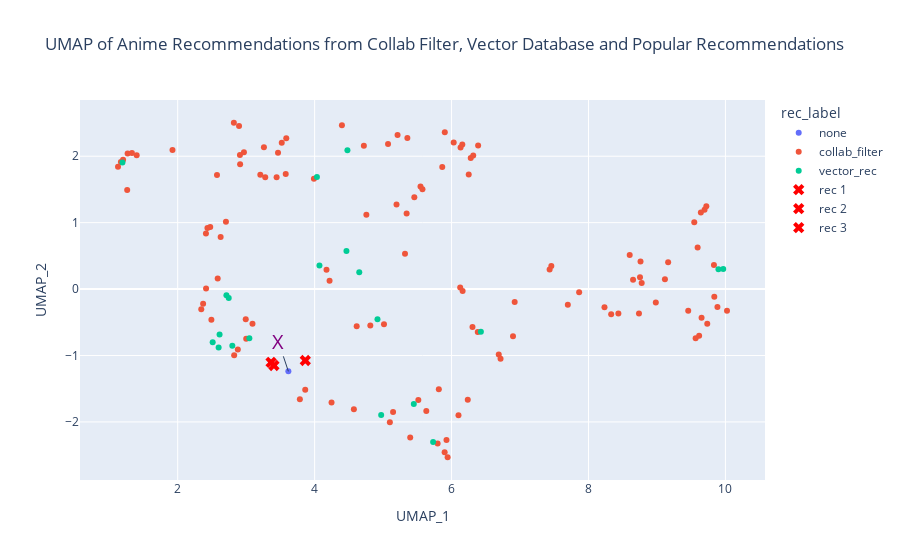

Notebook code cell kept with this figure:
### Code cell
# Load a pre-trained Sentence Transformer model
model = SentenceTransformer('sentence-transformers/all-MiniLM-L6-v2')

# Encode the anime synopsis using the Sentence Transformer model
embeddings = model.encode(recs_umap['anime_Synopsis'].tolist())

# Apply UMAP for dimensionality reduction
umap_model = UMAP(n_components=2, n_neighbors=5, min_dist=0.05)
umap_result = umap_model.fit_transform(embeddings)

# Convert UMAP result to DataFrame
umap_df = pd.DataFrame(umap_result, columns=['UMAP_1', 'UMAP_2'])

# Add 'Studios' and 'Name' columns to the UMAP DataFrame
umap_df['Studios'] = recs_umap['Studios'].tolist()
umap_df['Name'] = recs_umap['Name'].tolist()
umap_df['rec_label'] = recs_umap['rec_label'].tolist()
umap_df['anime_id'] = recs_umap['anime_id'].tolist()

# Plot the UMAP with color by 'rec_label'
fig_umap = px.scatter(umap_df, x='UMAP_1', y='UMAP_2', color='rec_label', 
                      hover_data={'Studios': True, 'Name': True},
                      title='UMAP of Anime Recommendations from Collab Filter, Vector Database and Popular Recommendations')

# Modify the marker symbol for points labeled 'pop_rec' to be a star with yellow color and bigger size
fig_umap.for_each_trace(lambda t: t.update(marker=dict(symbol='star', size=12, color='yellow') if t.name == 'pop_rec' else {}))

# Add annotation for a specific point
x_coord = umap_df.loc[0, 'UMAP_1']
y_coord = umap_df.loc[0, 'UMAP_2']
fig_umap.add_annotation(x=x_coord, y=y_coord, text="X", showarrow=True, font=dict(color="purple", size=20))

# Find the three closest points to the marked point
nn_model = NearestNeighbors(n_neighbors=4, metric='euclidean')
nn_model.fit(umap_result)
distances, indices = nn_model.kneighbors([umap_result[0]])

# Collect anime IDs of the three closest points
closest_anime_ids = umap_df.loc[indices[0][1:], 'Name'].tolist()

# Plot red X symbol on the closest points (excluding the marked point)
for i, idx in enumerate(indices[0][1:], start=1):
    target_x = umap_df.loc[idx, 'UMAP_1']
    target_y = umap_df.loc[idx, 'UMAP_2']
    fig_umap.add_trace(go.Scatter(x=[target_x], y=[target_y], mode='markers', showlegend=True,
                                  marker=dict(symbol='x', size=10, color='red'), name=f'rec {i}'))


# Update hover template to include only 'Name' and 'Studios'
fig_umap.update_traces(customdata=umap_df[['Studios', 'Name']],
                        hovertemplate="<b>%{customdata[1]}</b><br>" +
                                      "Studios: %{customdata[0]}<br>" +
                                      "<extra></extra>")

# Show the plot
fig_umap.show()

### Figure 1 — Plotly figure (JSON) as saved in the notebook; plotly's stock layout.template omitted (floating-point values rounded to 4 significant figures; data arrays with more than 128 entries replaced by an {"elided": "..."} marker saying what was removed)
{"data": [{"customdata": {"elided": "142x2 str values"}, "hovertemplate": "<b>%{customdata[1]}</b><br>Studios: %{customdata[0]}<br><extra></extra>", "legendgroup": "none", "marker": {"color": "#636efa", "symbol": "circle"}, "mode": "markers", "name": "none", "orientation": "v", "showlegend": true, "type": "scatter", "x": [3.616], "xaxis": "x", "y": [-1.239], "yaxis": "y"}, {"customdata": {"elided": "142x2 str values"}, "hovertemplate": "<b>%{customdata[1]}</b><br>Studios: %{customdata[0]}<br><extra></extra>", "legendgroup": "collab_filter", "marker": {"color": "#EF553B", "symbol": "circle"}, "mode": "markers", "name": "collab_filter", "orientation": "v", "showlegend": true, "type": "scatter", "x": [5.547, 5.456, 3.406, 6.157, 6.237, 2.584, 5.575, 1.401, 9.695, 1.202, 1.331, 1.269, 1.17, 4.218, 9.641, 5.355, 6.897, 8.602, 3.092, 6.689, 3.863, 4.174, 5.814, 3.207, 6.28, 3.785, 9.721, 8.331, 6.715, 7.864, 4.247, 8.752, 9.832, 3.864, 7.432, 8.76, 9.652, 8.437, 8.737, 9.163, 9.616, 1.262, 9.594, 7.457, 9.565, 8.234, 7.698, 8.651, 3.578, 9.735, 9.116, 9.457, 8.777, 5.32, 10.02, 8.983, 9.883, 9.545, 9.838, 2.413, 5.631, 6.162, 5.013, 2.896, 5.943, 5.211, 2.705, 6.383, 2.912, 5.344, 4.756, 2.825, 3.001, 2.371, 3.363, 4.719, 3.465, 2.574, 5.796, 3.52, 4.614, 6.132, 5.901, 3.279, 5.926, 5.196, 5.099, 5.515, 2.344, 6.922, 4.399, 2.967, 5.072, 2.475, 2.434, 3.445, 1.924, 5.146, 1.128, 6.031, 6.126, 3.259, 2.909, 5.864, 3.989, 5.899, 6.306, 6.316, 4.814, 2.492, 2.878, 2.414, 2.994, 6.388, 3.586, 4.573, 2.82, 6.251, 2.627, 5.396, 6.101], "xaxis": "x", "y": [1.544, 1.383, -1.15, 2.178, -1.667, 0.1606, 1.504, 2.013, 1.196, 1.947, 2.049, 2.039, 1.913, 0.1237, 1.153, 2.273, -0.7109, 0.5139, -0.5223, -0.9849, -1.517, 0.2922, -1.507, 1.72, 1.975, -1.658, 1.246, -0.378, -1.048, -0.04968, -1.709, 0.179, 0.3606, -1.076, 0.2963, 0.4168, -0.4329, -0.3661, -0.3669, 0.4031, -0.703, 1.491, 0.6244, 0.3455, -0.74, -0.2734, -0.2364, 0.1413, 1.733, -0.5234, 0.1491, -0.3283, 0.08985, 0.5311, -0.3256, -0.2031, -0.2711, 1.007, -0.1148, 0.8382, -1.836, -0.02943, -0.5303, 2.457, -2.532, 2.321, 1.013, -0.6474, 1.881, 1.137, 1.118, -0.9981, -0.7489, -0.2214, -1.105, 2.157, 2.052, 1.719, -2.325, 2.201, -0.5585, 2.133, 2.361, 1.682, -2.274, 1.274, -2.006, -1.669, -0.3042, -0.1961, 2.466, 2.061, 2.184, 0.9333, 0.9199, 1.683, 2.093, -1.851, 1.84, 2.207, 0.02329, 2.136, 2.018, 1.837, 1.662, -2.458, -0.5712, 2.01, -0.5492, -0.4635, -0.9112, 0.007363, -0.4557, 2.162, 2.272, -1.81, 2.504, 1.727, 0.785, -2.236, -1.901], "yaxis": "y"}, {"customdata": {"elided": "142x2 str values"}, "hovertemplate": "<b>%{customdata[1]}</b><br>Studios: %{customdata[0]}<br><extra></extra>", "legendgroup": "vector_rec", "marker": {"color": "#00cc96", "symbol": "circle"}, "mode": "markers", "name": "vector_rec", "orientation": "v", "showlegend": true, "type": "scatter", "x": [1.193, 4.071, 3.047, 9.898, 4.465, 2.598, 2.798, 5.731, 4.479, 4.034, 4.918, 9.968, 2.745, 2.712, 2.612, 2.511, 6.428, 4.972, 4.652, 5.448], "xaxis": "x", "y": [1.906, 0.3547, -0.7402, 0.2988, 0.5718, -0.8807, -0.8536, -2.304, 2.089, 1.689, -0.4529, 0.3025, -0.133, -0.09142, -0.6833, -0.8019, -0.6415, -1.896, 0.2519, -1.73], "yaxis": "y"}, {"customdata": {"elided": "142x2 str values"}, "hovertemplate": "<b>%{customdata[1]}</b><br>Studios: %{customdata[0]}<br><extra></extra>", "marker": {"color": "red", "size": 10, "symbol": "x"}, "mode": "markers", "name": "rec 1", "showlegend": true, "type": "scatter", "x": [3.406], "y": [-1.15]}, {"customdata": {"elided": "142x2 str values"}, "hovertemplate": "<b>%{customdata[1]}</b><br>Studios: %{customdata[0]}<br><extra></extra>", "marker": {"color": "red", "size": 10, "symbol": "x"}, "mode": "markers", "name": "rec 2", "showlegend": true, "type": "scatter", "x": [3.363], "y": [-1.105]}, {"customdata": {"elided": "142x2 str values"}, "hovertemplate": "<b>%{customdata[1]}</b><br>Studios: %{customdata[0]}<br><extra></extra>", "marker": {"color": "red", "size": 10, "symbol": "x"}, "mode": "markers", "name": "rec 3", "showlegend": true, "type": "scatter", "x": [3.864], "y": [-1.076]}], "layout": {"annotations": [{"font": {"color": "purple", "size": 20}, "showarrow": true, "text": "X", "x": 3.616, "y": -1.239}], "legend": {"title": {"text": "rec_label"}, "tracegroupgap": 0}, "title": {"text": "UMAP of Anime Recommendations from Collab Filter, Vector Database and Popular Recommendations"}, "xaxis": {"anchor": "y", "domain": [0, 1], "title": {"text": "UMAP_1"}}, "yaxis": {"anchor": "x", "domain": [0, 1], "title": {"text": "UMAP_2"}}}}
